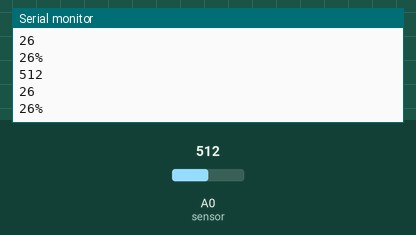
Simulated run of this sketch. Board: Arduino Uno, built with avr-gcc and run on an emulated ATmega328P. On the bench: the last lines printed to the serial monitor. The inputs (shaded band) are chosen by the test bench; at power-on: A0 (sensor) = 512.

Above: at 1.2 s.
1.3 s: A0 (sensor) set to 563
At 1.69 s:
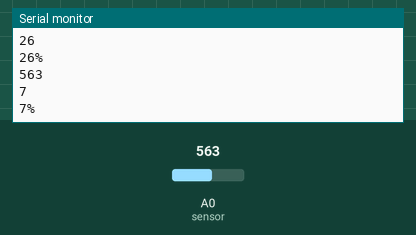
2.8 s: A0 (sensor) set to 581
At 3.19 s:
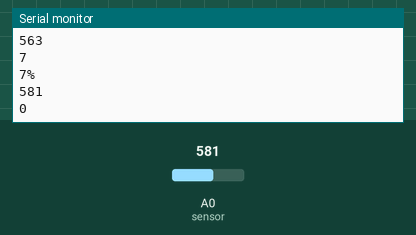
Timing chart, 0 to 5.8 s (numbered marks = the images above; inputs shaded):
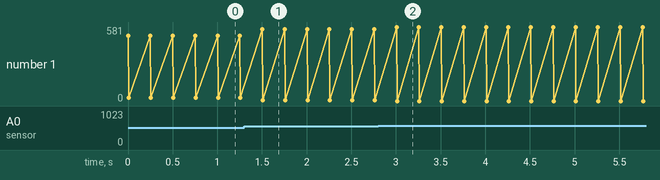

The sketch:

soil_moisture.ino
```cpp
// Author: James Holland
// Date: 07/06/2020
// Purpose: This program is responsible to monitoring soil moisture via a capacitive sensor. This module is to be incorporated into Automated_Gardening system.

// Calibrate sensor
// To calibrate, monitor sensor readings when dry. Record this value as 'normal_Air'
// Repeat the above step but for when fully submerged (to max line) in water
const int normal_Air = 583;   // In my testing, the 'normal_Air' value was 583
const int normal_Submerged = 310;  // ... and 310 when submerged
int sensor_reading = 0;
int soil_moisture=0;


void setup() {
  Serial.begin(9600); // Open serial port and declare baud raate to 9600 --> Use serial monitor to observe results
}


void loop() {
  sensor_reading = analogRead(A0);                                                      // Read value from sensor --> in analog pin A0
  Serial.println(sensor_reading);                                                       // Display raw result
  soil_moisture = map(sensor_reading, normal_Air, normal_Submerged, 0, 100);            // Map the sensor reading to a value between 0 and 100 to represent as percentage
  Serial.println(soil_moisture);                                                        // Now, display the percentage

  if(soil_moisture > 100) // If the reading is above 100%, simply display 100%
  {
    Serial.println("100 %");
  }

  else if(soil_moisture <0) // Alternatively, if the percentage is below 0%, then simply display 0%
  {
    Serial.println("0 %");
  }

  else if(soil_moisture >0 && soil_moisture < 100) // If the soil moisture is valid, display it
  {
    Serial.print(soil_moisture);
    Serial.println("%");

  }
  delay(250);
}
```

Measured:
- the behaviour switches between 580 and 581 on A0 (sensor) (found by bisection; images 1 and 2)
- after the input at 1.3 s, the serial monitor: prints a new line after 0.20 s (image 1)
- after the input at 2.8 s, the serial monitor: prints a new line after 0.21 s (image 2)
- plotted number 1: 26 → 7 after the input at 1.3 s, 7 → 0 after the input at 2.8 s
